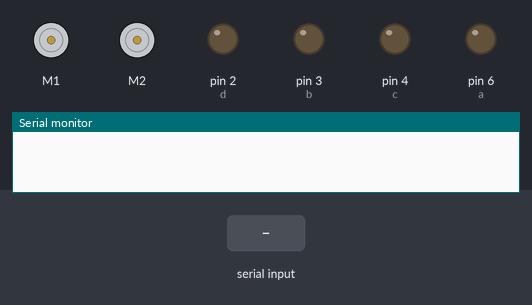
Simulated run of this sketch. Board: Arduino Uno, built with avr-gcc and run on an emulated ATmega328P. On the bench: 2 × DC motor (green arrow = forward, orange = backward, longer = faster), output pins drawn as LEDs (lit = HIGH), the last lines printed to the serial monitor. Inputs (shaded band) come from the test bench.

Above: at 1.2 s.
1.3 s: "FORWARD" received over Serial
At 2.8 s:
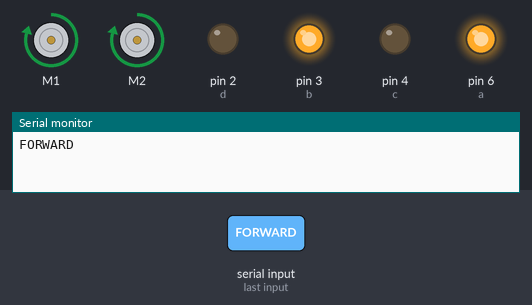
3.1 s: "BACKWARD" received over Serial
At 4.7 s:
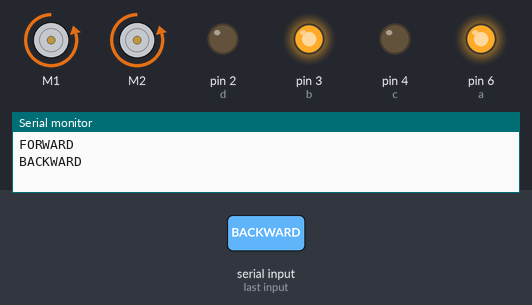
5.0 s: "LEFT" received over Serial
At 6.1 s:
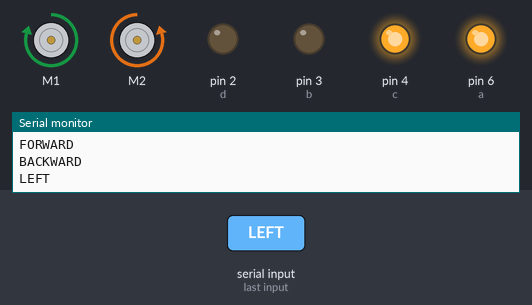
6.7 s: "RIGHT" received over Serial
At 8.1 s:
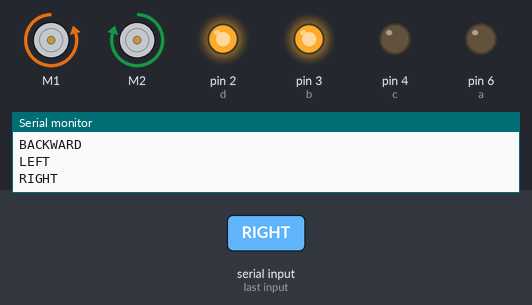
Timing chart, 0 to 9.4 s (numbered marks = the images above; inputs shaded):
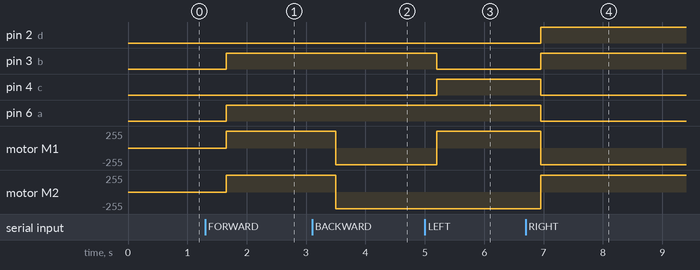

The sketch:

BLUETOOTH_CAR.ino
```cpp
#include <AFMotor.h>
AF_DCMotor right_motor(1, MOTOR12_8KHZ);
AF_DCMotor left_motor(2, MOTOR12_8KHZ);

String readString;
int a=6 , b=3 , c=4 , d=2;
void setup() {
  Serial.begin(9600);
  right_motor.setSpeed(250);
  left_motor.setSpeed(250);
  pinMode(a,OUTPUT);

  pinMode(b,OUTPUT);

  pinMode(c,OUTPUT);
  pinMode(d,OUTPUT);

}

void loop() {
  while(Serial.available()){
    delay(50);
    char c=Serial.read();
    readString+=c;
  }
  if(readString.length()>0){
    Serial.println(readString);
    if (readString =="FORWARD"){
      digitalWrite(a,HIGH);
      digitalWrite(d,LOW);
      digitalWrite(b,HIGH);
      digitalWrite(c,LOW);


      right_motor.run (FORWARD);
      left_motor.run (FORWARD);
      delay(500);
    }
    if (readString =="BACKWARD"){

      digitalWrite(a,HIGH);
      digitalWrite(d,LOW);
      digitalWrite(b,HIGH);
      digitalWrite(c,LOW);
      right_motor.run (BACKWARD);
      left_motor.run (BACKWARD);
      delay(500);
    }
    if (readString =="LEFT"){
       digitalWrite(a,HIGH);
      digitalWrite(d,LOW);
      digitalWrite(b,LOW);
      digitalWrite(c,HIGH);
      right_motor.run (FORWARD);
      left_motor.run (BACKWARD);
      delay(500);
    }
    if (readString =="RIGHT"){
       digitalWrite(a,LOW);
      digitalWrite(d,HIGH);
      digitalWrite(b,HIGH);
      digitalWrite(c,LOW);
      right_motor.run (BACKWARD);
      left_motor.run (FORWARD);
      delay(500);
    }
    if (readString =="STOP"){
      digitalWrite(a,LOW);
      digitalWrite(d,LOW);
      digitalWrite(b,LOW);
      digitalWrite(c,LOW);
      right_motor.run (RELEASE);
      left_motor.run (RELEASE);
      delay(500);
    }

    readString="";
  }
}
```

Measured:
- after the input at 1.3 s, pin 3 (b), pin 6 (a): LOW → HIGH after 0.35 s; motor M1, motor M2: stopped → forward 250/255 after 0.35 s
- after the input at 3.1 s, motor M1, motor M2: forward 250/255 → backward 250/255 after 0.40 s
- after the input at 5.0 s, pin 3 (b): HIGH → LOW after 0.20 s; pin 4 (c): LOW → HIGH after 0.20 s; motor M1: backward 250/255 → forward 250/255 after 0.20 s
- after the input at 6.7 s, pin 2 (d), pin 3 (b): LOW → HIGH after 0.25 s; pin 4 (c), pin 6 (a): HIGH → LOW after 0.25 s; motor M1: forward 250/255 → backward 250/255 after 0.25 s; motor M2: backward 250/255 → forward 250/255 after 0.25 s
